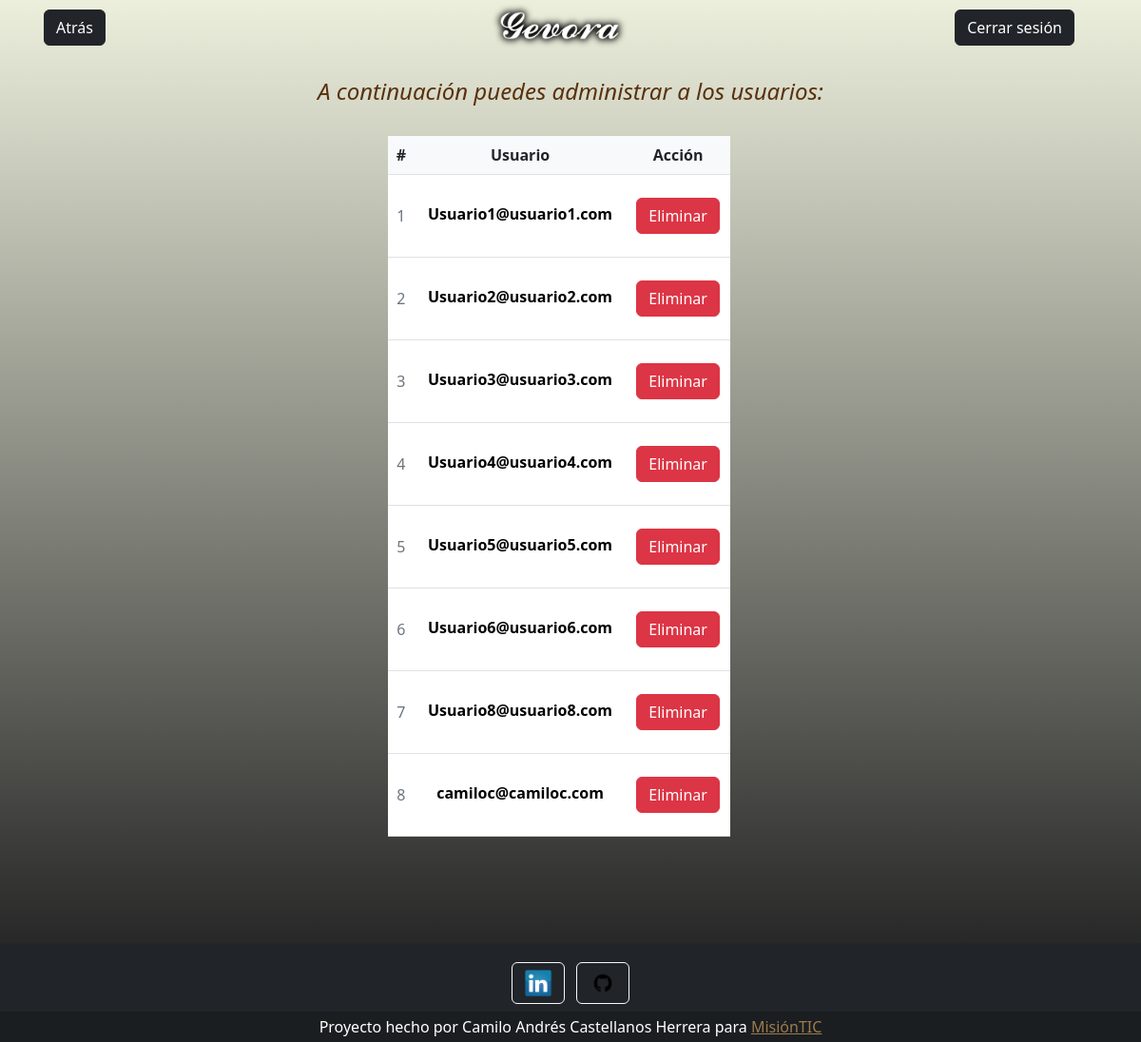
The app's page /controlu (signed in) with its own data.
### tables this page shows
CREATE TABLE users (id INTEGER PRIMARY KEY AUTOINCREMENT, email VARCHAR NOT NULL, password VARCHAR NOT NULL);

### app.py (the view, shortened to what this page needs)
@app.route('/controlu')
@app.route('/controlu/<a>', methods=['POST'])
def controlu(a=None):
    if g.usuario == None: #Restricción a que sólo usuarios loggeados puedan acceder a vistas de procesos internos
        joker = "Debes iniciar sesión para poder acceder a nuestros servicios"
        return render_template( 'joker.html', joker=joker ), {"Refresh": "2;/"}
    else:
        if a == None:
            try:
                with sqlite3.connect("db.db") as con: #consulta para mostrar usuarios  en la vista de administrar usuarios
                    cur = con.cursor()
                    rowRaw = cur.execute("SELECT * FROM users").fetchall()
                    rowN = len(rowRaw)
                    return render_template("controlu.html", rowN=rowN, rowRaw=rowRaw)
            except Error:
                print("Ha ocurrido un error", Error)
                return render_template("error.html")

### app.py (called while the page is built)
@app.before_request
def before_request():
    usuario = session.get('usuario')
    if usuario == None:
        g.usuario = None
    else:
        g.usuario = session.get('usuario')

### templates/controlu.html (shortened to what this page needs)
{% extends 'base/base.html' %}
{% block content %}
<div class="container-fluid">
    <div class="container-fluid row align-items-start">
        {% if session.get('usuario') == "Superadmin1@superadmin1.com" %}
        <div class="container-fluid col-2 text-start"><a href="/home/sa" class="btn btn-dark" style="margin: 10px;"> Atrás </a></div>
        {% else %}
        <div class="container-fluid col-2 text-start"><a href="/home/a" class="btn btn-dark" style="margin: 10px;"> Atrás </a></div>
        {% endif %}
        <div class="col-4"><img src="\static\images\gevora.png" alt="Gevora hotel" width="150"></div>
        <div class="col-2 text-end"><a href="{{ url_for('log_out') }}" class="btn btn-dark" style="margin: 10px;"> Cerrar sesión </a></div>
    </div>
</div>
<br>
<h4 id="change2">A continuación puedes administrar a los usuarios:</h4>
<br>
<div class="container-fluid row align-items-center" id="change">
        <div class="col-4">
            <table class="table align-middle mb-0 bg-white">
                <thead class="bg-light align-middle">
                <tr>
                    <th>#</th>
                    <th>Usuario</th>
                    <th>Acción</th>
                </tr>
                </thead>
                <tbody>
                    {% for i in range(rowN) %}
                        {% if rowRaw[i][0] == 1 or rowRaw[i][0] == 2 %}
                            {{ continue }}
                        {% else %}
                        <tr>
                            <td>
                                <p class="text-muted mb-0"> {{i-1}} </p>
                            </div>
                            </td>
                            <td>
                                <p class="fw-bold mb-1"> {{rowRaw[i][1]}} </p>
                            </td>
                            <td>
                                <p>
                                    <form action="/controlu/{{rowRaw[i][0]}}" method="post">
                                    <button type="submit" class="btn btn-danger">Eliminar</button>
                                    </form>
                                </p>
                            </td>
                        </tr>
                        {% endif %}
                    {% endfor %}
<br><br><br><br><br><br><br><br><br>
{% endblock %}

### static/css/style.css (style rules this page uses)
body { font-family: system-ui; text-align: center; height: 100%; }
h4 { color: rgb(88, 49, 12); font-style:oblique; }
p { color: rgb(0, 0, 0); }
.gradient-custom { background: #6a11cb; background: -webkit-linear-gradient(to bottom, rgba(236, 238, 219, 0.959), rgb(18, 19, 20)); background: linear-gradient(to bottom, rgba(236, 238, 219, 0.959), rgb(18, 19, 20)); background-repeat: no-repeat; background-attachment: fixed; }

### records on screen
users: email "Usuario1@usuario1.com"
users: email "Usuario2@usuario2.com"
users: email "Usuario3@usuario3.com"
users: email "Usuario4@usuario4.com"
users: email "Usuario5@usuario5.com"
users: email "Usuario6@usuario6.com"
users: email "Usuario8@usuario8.com"
users: email "camiloc@camiloc.com"

### other values on screen
{{ i-1 }} "1" "2" "3" "4" "5" "6" "7" "8"
